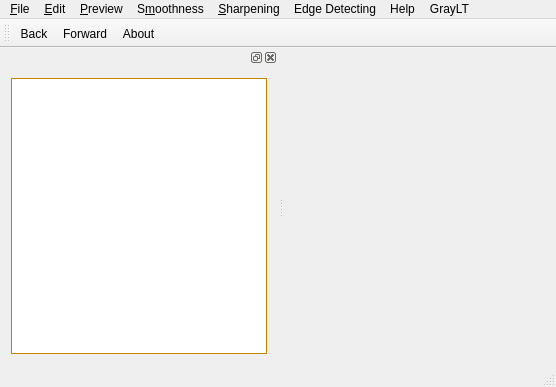
<?xml version="1.0" encoding="UTF-8"?>
<ui version="4.0">
 <class>MainWindow</class>
 <widget class="QMainWindow" name="MainWindow">
  <property name="geometry">
   <rect>
    <x>0</x>
    <y>0</y>
    <width>556</width>
    <height>387</height>
   </rect>
  </property>
  <property name="windowTitle">
   <string>MainWindow</string>
  </property>
  <widget class="QWidget" name="centralWidget">
   <layout class="QVBoxLayout" name="verticalLayout_2"/>
  </widget>
  <widget class="QMenuBar" name="menuBar">
   <property name="geometry">
    <rect>
     <x>0</x>
     <y>0</y>
     <width>556</width>
     <height>23</height>
    </rect>
   </property>
   <widget class="QMenu" name="menu_File">
    <property name="title">
     <string>&amp;File</string>
    </property>
    <addaction name="actionSave"/>
   </widget>
   <widget class="QMenu" name="menu_Edit">
    <property name="title">
     <string>&amp;Edit</string>
    </property>
    <addaction name="actionRename"/>
    <addaction name="actionMark"/>
   </widget>
   <widget class="QMenu" name="menu_Preview">
    <property name="title">
     <string>&amp;Preview</string>
    </property>
    <addaction name="actionBack"/>
    <addaction name="actionForward"/>
   </widget>
   <widget class="QMenu" name="menu_Sharpening">
    <property name="title">
     <string>&amp;Sharpening</string>
    </property>
    <widget class="QMenu" name="menuLaplacian">
     <property name="title">
      <string>Laplacian</string>
     </property>
     <addaction name="actionL4"/>
     <addaction name="actionL8"/>
    </widget>
    <addaction name="menuLaplacian"/>
    <addaction name="actionPrewitt"/>
    <addaction name="actionIsotropic"/>
    <addaction name="actionSobel"/>
    <addaction name="separator"/>
    <addaction name="actionIdeal_High_Pass_Filter"/>
    <addaction name="actionButter_Worth_HP_Filter"/>
   </widget>
   <widget class="QMenu" name="menu_Smoothness">
    <property name="title">
     <string>S&amp;moothness</string>
    </property>
    <widget class="QMenu" name="menuNeighbhAveraging">
     <property name="title">
      <string>Neighbh Averaging</string>
     </property>
     <addaction name="actionGauss_2"/>
     <addaction name="actionBox_2"/>
     <addaction name="actionEight_2"/>
     <addaction name="actionTen_2"/>
    </widget>
    <widget class="QMenu" name="menuMedian_Filter">
     <property name="title">
      <string>Median Filter</string>
     </property>
     <addaction name="actionMF9"/>
     <addaction name="actionMF5"/>
    </widget>
    <addaction name="menuNeighbhAveraging"/>
    <addaction name="menuMedian_Filter"/>
    <addaction name="separator"/>
    <addaction name="actionIdeal_Low_Pass_Filter"/>
    <addaction name="actionButter_Worth_LP_Filter"/>
   </widget>
   <widget class="QMenu" name="menuHelp">
    <property name="title">
     <string>Help</string>
    </property>
    <addaction name="actionAbout"/>
   </widget>
   <widget class="QMenu" name="menuEdge_Detecting">
    <property name="title">
     <string>Edge Detecting</string>
    </property>
    <addaction name="actionGradiant"/>
    <addaction name="actionRoberts"/>
    <addaction name="actionSobel_In_ED"/>
    <addaction name="actionLaplace8"/>
   </widget>
   <widget class="QMenu" name="menuGrayLT">
    <property name="title">
     <string>GrayLT</string>
    </property>
    <addaction name="actionLinearity"/>
   </widget>
   <addaction name="menu_File"/>
   <addaction name="menu_Edit"/>
   <addaction name="menu_Preview"/>
   <addaction name="menu_Smoothness"/>
   <addaction name="menu_Sharpening"/>
   <addaction name="menuEdge_Detecting"/>
   <addaction name="menuHelp"/>
   <addaction name="menuGrayLT"/>
  </widget>
  <widget class="QToolBar" name="mainToolBar">
   <property name="focusPolicy">
    <enum>Qt::NoFocus</enum>
   </property>
   <attribute name="toolBarArea">
    <enum>TopToolBarArea</enum>
   </attribute>
   <attribute name="toolBarBreak">
    <bool>false</bool>
   </attribute>
   <addaction name="actionBack"/>
   <addaction name="actionForward"/>
   <addaction name="actionAbout"/>
  </widget>
  <widget class="QStatusBar" name="statusBar"/>
  <widget class="QDockWidget" name="dockWidget">
   <property name="sizePolicy">
    <sizepolicy hsizetype="Preferred" vsizetype="Fixed">
     <horstretch>0</horstretch>
     <verstretch>0</verstretch>
    </sizepolicy>
   </property>
   <property name="palette">
    <palette>
     <active>
      <colorrole role="WindowText">
       <brush brushstyle="SolidPattern">
        <color alpha="255">
         <red>0</red>
         <green>0</green>
         <blue>0</blue>
        </color>
       </brush>
      </colorrole>
      <colorrole role="Button">
       <brush brushstyle="SolidPattern">
        <color alpha="255">
         <red>48</red>
         <green>240</green>
         <blue>54</blue>
        </color>
       </brush>
      </colorrole>
      <colorrole role="Light">
       <brush brushstyle="SolidPattern">
        <color alpha="255">
         <red>156</red>
         <green>255</green>
         <blue>159</blue>
        </color>
       </brush>
      </colorrole>
      <colorrole role="Midlight">
       <brush brushstyle="SolidPattern">
        <color alpha="255">
         <red>102</red>
         <green>247</green>
         <blue>106</blue>
        </color>
       </brush>
      </colorrole>
      <colorrole role="Dark">
       <brush brushstyle="SolidPattern">
        <color alpha="255">
         <red>24</red>
         <green>120</green>
         <blue>27</blue>
        </color>
       </brush>
      </colorrole>
      <colorrole role="Mid">
       <brush brushstyle="SolidPattern">
        <color alpha="255">
         <red>32</red>
         <green>160</green>
         <blue>36</blue>
        </color>
       </brush>
      </colorrole>
      <colorrole role="Text">
       <brush brushstyle="SolidPattern">
        <color alpha="255">
         <red>0</red>
         <green>0</green>
         <blue>0</blue>
        </color>
       </brush>
      </colorrole>
      <colorrole role="BrightText">
       <brush brushstyle="SolidPattern">
        <color alpha="255">
         <red>255</red>
         <green>255</green>
         <blue>255</blue>
        </color>
       </brush>
      </colorrole>
      <colorrole role="ButtonText">
       <brush brushstyle="SolidPattern">
        <color alpha="255">
         <red>0</red>
         <green>0</green>
         <blue>0</blue>
        </color>
       </brush>
      </colorrole>
      <colorrole role="Base">
       <brush brushstyle="SolidPattern">
        <color alpha="255">
         <red>255</red>
         <green>255</green>
         <blue>255</blue>
        </color>
       </brush>
      </colorrole>
      <colorrole role="Window">
       <brush brushstyle="SolidPattern">
        <color alpha="255">
         <red>48</red>
         <green>240</green>
         <blue>54</blue>
        </color>
       </brush>
      </colorrole>
      <colorrole role="Shadow">
       <brush brushstyle="SolidPattern">
        <color alpha="255">
         <red>0</red>
         <green>0</green>
         <blue>0</blue>
        </color>
       </brush>
      </colorrole>
      <colorrole role="AlternateBase">
       <brush brushstyle="LinearGradientPattern">
        <gradient startx="0.000000000000000" starty="0.000000000000000" endx="1.000000000000000" endy="0.000000000000000" type="LinearGradient" spread="PadSpread" coordinatemode="ObjectBoundingMode">
         <gradientstop position="0.000000000000000">
          <color alpha="255">
           <red>9</red>
           <green>41</green>
           <blue>4</blue>
          </color>
         </gradientstop>
         <gradientstop position="0.085000000000000">
          <color alpha="255">
           <red>2</red>
           <green>79</green>
           <blue>0</blue>
          </color>
         </gradientstop>
         <gradientstop position="0.190000000000000">
          <color alpha="255">
           <red>50</red>
           <green>147</green>
           <blue>22</blue>
          </color>
         </gradientstop>
         <gradientstop position="0.275000000000000">
          <color alpha="255">
           <red>236</red>
           <green>191</green>
           <blue>49</blue>
          </color>
         </gradientstop>
         <gradientstop position="0.390000000000000">
          <color alpha="255">
           <red>243</red>
           <green>61</green>
           <blue>34</blue>
          </color>
         </gradientstop>
         <gradientstop position="0.555000000000000">
          <color alpha="255">
           <red>135</red>
           <green>81</green>
           <blue>60</blue>
          </color>
         </gradientstop>
         <gradientstop position="0.667000000000000">
          <color alpha="255">
           <red>121</red>
           <green>75</green>
           <blue>255</blue>
          </color>
         </gradientstop>
         <gradientstop position="0.825000000000000">
          <color alpha="255">
           <red>164</red>
           <green>255</green>
           <blue>244</blue>
          </color>
         </gradientstop>
         <gradientstop position="0.885000000000000">
          <color alpha="255">
           <red>104</red>
           <green>222</green>
           <blue>71</blue>
          </color>
         </gradientstop>
         <gradientstop position="1.000000000000000">
          <color alpha="255">
           <red>93</red>
           <green>128</green>
           <blue>0</blue>
          </color>
         </gradientstop>
        </gradient>
       </brush>
      </colorrole>
      <colorrole role="ToolTipBase">
       <brush brushstyle="SolidPattern">
        <color alpha="255">
         <red>255</red>
         <green>255</green>
         <blue>220</blue>
        </color>
       </brush>
      </colorrole>
      <colorrole role="ToolTipText">
       <brush brushstyle="SolidPattern">
        <color alpha="255">
         <red>0</red>
         <green>0</green>
         <blue>0</blue>
        </color>
       </brush>
      </colorrole>
     </active>
     <inactive>
      <colorrole role="WindowText">
       <brush brushstyle="SolidPattern">
        <color alpha="255">
         <red>0</red>
         <green>0</green>
         <blue>0</blue>
        </color>
       </brush>
      </colorrole>
      <colorrole role="Button">
       <brush brushstyle="SolidPattern">
        <color alpha="255">
         <red>48</red>
         <green>240</green>
         <blue>54</blue>
        </color>
       </brush>
      </colorrole>
      <colorrole role="Light">
       <brush brushstyle="SolidPattern">
        <color alpha="255">
         <red>156</red>
         <green>255</green>
         <blue>159</blue>
        </color>
       </brush>
      </colorrole>
      <colorrole role="Midlight">
       <brush brushstyle="SolidPattern">
        <color alpha="255">
         <red>102</red>
         <green>247</green>
         <blue>106</blue>
        </color>
       </brush>
      </colorrole>
      <colorrole role="Dark">
       <brush brushstyle="SolidPattern">
        <color alpha="255">
         <red>24</red>
         <green>120</green>
         <blue>27</blue>
        </color>
       </brush>
      </colorrole>
      <colorrole role="Mid">
       <brush brushstyle="SolidPattern">
        <color alpha="255">
         <red>32</red>
         <green>160</green>
         <blue>36</blue>
        </color>
       </brush>
      </colorrole>
      <colorrole role="Text">
       <brush brushstyle="SolidPattern">
        <color alpha="255">
         <red>0</red>
         <green>0</green>
         <blue>0</blue>
        </color>
       </brush>
      </colorrole>
      <colorrole role="BrightText">
       <brush brushstyle="SolidPattern">
        <color alpha="255">
         <red>255</red>
         <green>255</green>
         <blue>255</blue>
        </color>
       </brush>
      </colorrole>
      <colorrole role="ButtonText">
       <brush brushstyle="SolidPattern">
        <color alpha="255">
         <red>0</red>
         <green>0</green>
         <blue>0</blue>
        </color>
       </brush>
      </colorrole>
      <colorrole role="Base">
       <brush brushstyle="SolidPattern">
        <color alpha="255">
         <red>255</red>
         <green>255</green>
         <blue>255</blue>
        </color>
       </brush>
      </colorrole>
      <colorrole role="Window">
       <brush brushstyle="SolidPattern">
        <color alpha="255">
         <red>48</red>
         <green>240</green>
         <blue>54</blue>
        </color>
       </brush>
      </colorrole>
      <colorrole role="Shadow">
       <brush brushstyle="SolidPattern">
        <color alpha="255">
         <red>0</red>
         <green>0</green>
         <blue>0</blue>
        </color>
       </brush>
      </colorrole>
      <colorrole role="AlternateBase">
       <brush brushstyle="LinearGradientPattern">
        <gradient startx="0.000000000000000" starty="0.000000000000000" endx="1.000000000000000" endy="0.000000000000000" type="LinearGradient" spread="PadSpread" coordinatemode="ObjectBoundingMode">
         <gradientstop position="0.000000000000000">
          <color alpha="255">
           <red>9</red>
           <green>41</green>
           <blue>4</blue>
          </color>
         </gradientstop>
         <gradientstop position="0.085000000000000">
          <color alpha="255">
           <red>2</red>
           <green>79</green>
           <blue>0</blue>
          </color>
         </gradientstop>
         <gradientstop position="0.190000000000000">
          <color alpha="255">
           <red>50</red>
           <green>147</green>
           <blue>22</blue>
          </color>
         </gradientstop>
         <gradientstop position="0.275000000000000">
          <color alpha="255">
           <red>236</red>
           <green>191</green>
           <blue>49</blue>
          </color>
         </gradientstop>
         <gradientstop position="0.390000000000000">
          <color alpha="255">
           <red>243</red>
           <green>61</green>
           <blue>34</blue>
          </color>
         </gradientstop>
         <gradientstop position="0.555000000000000">
          <color alpha="255">
           <red>135</red>
           <green>81</green>
           <blue>60</blue>
          </color>
         </gradientstop>
         <gradientstop position="0.667000000000000">
          <color alpha="255">
           <red>121</red>
           <green>75</green>
           <blue>255</blue>
          </color>
         </gradientstop>
         <gradientstop position="0.825000000000000">
          <color alpha="255">
           <red>164</red>
           <green>255</green>
           <blue>244</blue>
          </color>
         </gradientstop>
         <gradientstop position="0.885000000000000">
          <color alpha="255">
           <red>104</red>
           <green>222</green>
           <blue>71</blue>
          </color>
         </gradientstop>
         <gradientstop position="1.000000000000000">
          <color alpha="255">
           <red>93</red>
           <green>128</green>
           <blue>0</blue>
          </color>
         </gradientstop>
        </gradient>
       </brush>
      </colorrole>
      <colorrole role="ToolTipBase">
       <brush brushstyle="SolidPattern">
        <color alpha="255">
         <red>255</red>
         <green>255</green>
         <blue>220</blue>
        </color>
       </brush>
      </colorrole>
      <colorrole role="ToolTipText">
       <brush brushstyle="SolidPattern">
        <color alpha="255">
         <red>0</red>
         <green>0</green>
         <blue>0</blue>
        </color>
       </brush>
      </colorrole>
     </inactive>
     <disabled>
      <colorrole role="WindowText">
       <brush brushstyle="SolidPattern">
        <color alpha="255">
         <red>24</red>
         <green>120</green>
         <blue>27</blue>
        </color>
       </brush>
      </colorrole>
      <colorrole role="Button">
       <brush brushstyle="SolidPattern">
        <color alpha="255">
         <red>48</red>
         <green>240</green>
         <blue>54</blue>
        </color>
       </brush>
      </colorrole>
      <colorrole role="Light">
       <brush brushstyle="SolidPattern">
        <color alpha="255">
         <red>156</red>
         <green>255</green>
         <blue>159</blue>
        </color>
       </brush>
      </colorrole>
      <colorrole role="Midlight">
       <brush brushstyle="SolidPattern">
        <color alpha="255">
         <red>102</red>
         <green>247</green>
         <blue>106</blue>
        </color>
       </brush>
      </colorrole>
      <colorrole role="Dark">
       <brush brushstyle="SolidPattern">
        <color alpha="255">
         <red>24</red>
         <green>120</green>
         <blue>27</blue>
        </color>
       </brush>
      </colorrole>
      <colorrole role="Mid">
       <brush brushstyle="SolidPattern">
        <color alpha="255">
         <red>32</red>
         <green>160</green>
         <blue>36</blue>
        </color>
       </brush>
      </colorrole>
      <colorrole role="Text">
       <brush brushstyle="SolidPattern">
        <color alpha="255">
         <red>24</red>
         <green>120</green>
         <blue>27</blue>
        </color>
       </brush>
      </colorrole>
      <colorrole role="BrightText">
       <brush brushstyle="SolidPattern">
        <color alpha="255">
         <red>255</red>
         <green>255</green>
         <blue>255</blue>
        </color>
       </brush>
      </colorrole>
      <colorrole role="ButtonText">
       <brush brushstyle="SolidPattern">
        <color alpha="255">
         <red>24</red>
         <green>120</green>
         <blue>27</blue>
        </color>
       </brush>
      </colorrole>
      <colorrole role="Base">
       <brush brushstyle="SolidPattern">
        <color alpha="255">
         <red>48</red>
         <green>240</green>
         <blue>54</blue>
        </color>
       </brush>
      </colorrole>
      <colorrole role="Window">
       <brush brushstyle="SolidPattern">
        <color alpha="255">
         <red>48</red>
         <green>240</green>
         <blue>54</blue>
        </color>
       </brush>
      </colorrole>
      <colorrole role="Shadow">
       <brush brushstyle="SolidPattern">
        <color alpha="255">
         <red>0</red>
         <green>0</green>
         <blue>0</blue>
        </color>
       </brush>
      </colorrole>
      <colorrole role="AlternateBase">
       <brush brushstyle="LinearGradientPattern">
        <gradient startx="0.000000000000000" starty="0.000000000000000" endx="1.000000000000000" endy="0.000000000000000" type="LinearGradient" spread="PadSpread" coordinatemode="ObjectBoundingMode">
         <gradientstop position="0.000000000000000">
          <color alpha="255">
           <red>9</red>
           <green>41</green>
           <blue>4</blue>
          </color>
         </gradientstop>
         <gradientstop position="0.085000000000000">
          <color alpha="255">
           <red>2</red>
           <green>79</green>
           <blue>0</blue>
          </color>
         </gradientstop>
         <gradientstop position="0.190000000000000">
          <color alpha="255">
           <red>50</red>
           <green>147</green>
           <blue>22</blue>
          </color>
         </gradientstop>
         <gradientstop position="0.275000000000000">
          <color alpha="255">
           <red>236</red>
           <green>191</green>
           <blue>49</blue>
          </color>
         </gradientstop>
         <gradientstop position="0.390000000000000">
          <color alpha="255">
           <red>243</red>
           <green>61</green>
           <blue>34</blue>
          </color>
         </gradientstop>
         <gradientstop position="0.555000000000000">
          <color alpha="255">
           <red>135</red>
           <green>81</green>
           <blue>60</blue>
          </color>
         </gradientstop>
         <gradientstop position="0.667000000000000">
          <color alpha="255">
           <red>121</red>
           <green>75</green>
           <blue>255</blue>
          </color>
         </gradientstop>
         <gradientstop position="0.825000000000000">
          <color alpha="255">
           <red>164</red>
           <green>255</green>
           <blue>244</blue>
          </color>
         </gradientstop>
         <gradientstop position="0.885000000000000">
          <color alpha="255">
           <red>104</red>
           <green>222</green>
           <blue>71</blue>
          </color>
         </gradientstop>
         <gradientstop position="1.000000000000000">
          <color alpha="255">
           <red>93</red>
           <green>128</green>
           <blue>0</blue>
          </color>
         </gradientstop>
        </gradient>
       </brush>
      </colorrole>
      <colorrole role="ToolTipBase">
       <brush brushstyle="SolidPattern">
        <color alpha="255">
         <red>255</red>
         <green>255</green>
         <blue>220</blue>
        </color>
       </brush>
      </colorrole>
      <colorrole role="ToolTipText">
       <brush brushstyle="SolidPattern">
        <color alpha="255">
         <red>0</red>
         <green>0</green>
         <blue>0</blue>
        </color>
       </brush>
      </colorrole>
     </disabled>
    </palette>
   </property>
   <property name="contextMenuPolicy">
    <enum>Qt::DefaultContextMenu</enum>
   </property>
   <property name="acceptDrops">
    <bool>true</bool>
   </property>
   <property name="styleSheet">
    <string notr="true">alternate-background-color: qlineargradient(spread:pad, x1:0, y1:0, x2:1, y2:0, stop:0 rgba(9, 41, 4, 255), stop:0.085 rgba(2, 79, 0, 255), stop:0.19 rgba(50, 147, 22, 255), stop:0.275 rgba(236, 191, 49, 255), stop:0.39 rgba(243, 61, 34, 255), stop:0.555 rgba(135, 81, 60, 255), stop:0.667 rgba(121, 75, 255, 255), stop:0.825 rgba(164, 255, 244, 255), stop:0.885 rgba(104, 222, 71, 255), stop:1 rgba(93, 128, 0, 255));</string>
   </property>
   <attribute name="dockWidgetArea">
    <number>1</number>
   </attribute>
   <widget class="QWidget" name="dockWidgetContents">
    <layout class="QVBoxLayout" name="verticalLayout">
     <item>
      <widget class="QTreeView" name="treeView">
       <property name="sizePolicy">
        <sizepolicy hsizetype="Fixed" vsizetype="Expanding">
         <horstretch>0</horstretch>
         <verstretch>0</verstretch>
        </sizepolicy>
       </property>
       <property name="palette">
        <palette>
         <active>
          <colorrole role="WindowText">
           <brush brushstyle="SolidPattern">
            <color alpha="255">
             <red>0</red>
             <green>0</green>
             <blue>0</blue>
            </color>
           </brush>
          </colorrole>
          <colorrole role="Button">
           <brush brushstyle="SolidPattern">
            <color alpha="255">
             <red>255</red>
             <green>170</green>
             <blue>0</blue>
            </color>
           </brush>
          </colorrole>
          <colorrole role="Light">
           <brush brushstyle="SolidPattern">
            <color alpha="255">
             <red>255</red>
             <green>213</green>
             <blue>127</blue>
            </color>
           </brush>
          </colorrole>
          <colorrole role="Midlight">
           <brush brushstyle="SolidPattern">
            <color alpha="255">
             <red>255</red>
             <green>191</green>
             <blue>63</blue>
            </color>
           </brush>
          </colorrole>
          <colorrole role="Dark">
           <brush brushstyle="SolidPattern">
            <color alpha="255">
             <red>127</red>
             <green>85</green>
             <blue>0</blue>
            </color>
           </brush>
          </colorrole>
          <colorrole role="Mid">
           <brush brushstyle="SolidPattern">
            <color alpha="255">
             <red>170</red>
             <green>113</green>
             <blue>0</blue>
            </color>
           </brush>
          </colorrole>
          <colorrole role="Text">
           <brush brushstyle="SolidPattern">
            <color alpha="255">
             <red>0</red>
             <green>0</green>
             <blue>0</blue>
            </color>
           </brush>
          </colorrole>
          <colorrole role="BrightText">
           <brush brushstyle="SolidPattern">
            <color alpha="255">
             <red>255</red>
             <green>255</green>
             <blue>255</blue>
            </color>
           </brush>
          </colorrole>
          <colorrole role="ButtonText">
           <brush brushstyle="SolidPattern">
            <color alpha="255">
             <red>0</red>
             <green>0</green>
             <blue>0</blue>
            </color>
           </brush>
          </colorrole>
          <colorrole role="Base">
           <brush brushstyle="SolidPattern">
            <color alpha="255">
             <red>255</red>
             <green>255</green>
             <blue>255</blue>
            </color>
           </brush>
          </colorrole>
          <colorrole role="Window">
           <brush brushstyle="SolidPattern">
            <color alpha="255">
             <red>255</red>
             <green>170</green>
             <blue>0</blue>
            </color>
           </brush>
          </colorrole>
          <colorrole role="Shadow">
           <brush brushstyle="SolidPattern">
            <color alpha="255">
             <red>0</red>
             <green>0</green>
             <blue>0</blue>
            </color>
           </brush>
          </colorrole>
          <colorrole role="AlternateBase">
           <brush brushstyle="LinearGradientPattern">
            <gradient startx="0.000000000000000" starty="0.000000000000000" endx="1.000000000000000" endy="0.000000000000000" type="LinearGradient" spread="PadSpread" coordinatemode="ObjectBoundingMode">
             <gradientstop position="0.000000000000000">
              <color alpha="255">
               <red>9</red>
               <green>41</green>
               <blue>4</blue>
              </color>
             </gradientstop>
             <gradientstop position="0.085000000000000">
              <color alpha="255">
               <red>2</red>
               <green>79</green>
               <blue>0</blue>
              </color>
             </gradientstop>
             <gradientstop position="0.190000000000000">
              <color alpha="255">
               <red>50</red>
               <green>147</green>
               <blue>22</blue>
              </color>
             </gradientstop>
             <gradientstop position="0.275000000000000">
              <color alpha="255">
               <red>236</red>
               <green>191</green>
               <blue>49</blue>
              </color>
             </gradientstop>
             <gradientstop position="0.390000000000000">
              <color alpha="255">
               <red>243</red>
               <green>61</green>
               <blue>34</blue>
              </color>
             </gradientstop>
             <gradientstop position="0.555000000000000">
              <color alpha="255">
               <red>135</red>
               <green>81</green>
               <blue>60</blue>
              </color>
             </gradientstop>
             <gradientstop position="0.667000000000000">
              <color alpha="255">
               <red>121</red>
               <green>75</green>
               <blue>255</blue>
              </color>
             </gradientstop>
             <gradientstop position="0.825000000000000">
              <color alpha="255">
               <red>164</red>
               <green>255</green>
               <blue>244</blue>
              </color>
             </gradientstop>
             <gradientstop position="0.885000000000000">
              <color alpha="255">
               <red>104</red>
               <green>222</green>
               <blue>71</blue>
              </color>
             </gradientstop>
             <gradientstop position="1.000000000000000">
              <color alpha="255">
               <red>93</red>
               <green>128</green>
               <blue>0</blue>
              </color>
             </gradientstop>
            </gradient>
           </brush>
          </colorrole>
          <colorrole role="ToolTipBase">
           <brush brushstyle="SolidPattern">
            <color alpha="255">
             <red>255</red>
             <green>255</green>
             <blue>220</blue>
            </color>
           </brush>
          </colorrole>
          <colorrole role="ToolTipText">
           <brush brushstyle="SolidPattern">
            <color alpha="255">
             <red>0</red>
             <green>0</green>
             <blue>0</blue>
            </color>
           </brush>
          </colorrole>
         </active>
         <inactive>
          <colorrole role="WindowText">
           <brush brushstyle="SolidPattern">
            <color alpha="255">
             <red>0</red>
             <green>0</green>
             <blue>0</blue>
            </color>
           </brush>
          </colorrole>
          <colorrole role="Button">
           <brush brushstyle="SolidPattern">
            <color alpha="255">
             <red>255</red>
             <green>170</green>
             <blue>0</blue>
            </color>
           </brush>
          </colorrole>
          <colorrole role="Light">
           <brush brushstyle="SolidPattern">
            <color alpha="255">
             <red>255</red>
             <green>213</green>
             <blue>127</blue>
            </color>
           </brush>
          </colorrole>
          <colorrole role="Midlight">
           <brush brushstyle="SolidPattern">
            <color alpha="255">
             <red>255</red>
             <green>191</green>
             <blue>63</blue>
            </color>
           </brush>
          </colorrole>
          <colorrole role="Dark">
           <brush brushstyle="SolidPattern">
            <color alpha="255">
             <red>127</red>
             <green>85</green>
             <blue>0</blue>
            </color>
           </brush>
          </colorrole>
          <colorrole role="Mid">
           <brush brushstyle="SolidPattern">
            <color alpha="255">
             <red>170</red>
             <green>113</green>
             <blue>0</blue>
            </color>
           </brush>
          </colorrole>
          <colorrole role="Text">
           <brush brushstyle="SolidPattern">
            <color alpha="255">
             <red>0</red>
             <green>0</green>
             <blue>0</blue>
            </color>
           </brush>
          </colorrole>
          <colorrole role="BrightText">
           <brush brushstyle="SolidPattern">
            <color alpha="255">
             <red>255</red>
             <green>255</green>
             <blue>255</blue>
            </color>
           </brush>
          </colorrole>
          <colorrole role="ButtonText">
           <brush brushstyle="SolidPattern">
            <color alpha="255">
             <red>0</red>
             <green>0</green>
             <blue>0</blue>
            </color>
           </brush>
          </colorrole>
          <colorrole role="Base">
           <brush brushstyle="SolidPattern">
            <color alpha="255">
             <red>255</red>
             <green>255</green>
             <blue>255</blue>
            </color>
           </brush>
          </colorrole>
          <colorrole role="Window">
           <brush brushstyle="SolidPattern">
            <color alpha="255">
             <red>255</red>
             <green>170</green>
             <blue>0</blue>
            </color>
           </brush>
          </colorrole>
          <colorrole role="Shadow">
           <brush brushstyle="SolidPattern">
            <color alpha="255">
             <red>0</red>
             <green>0</green>
             <blue>0</blue>
            </color>
           </brush>
          </colorrole>
          <colorrole role="AlternateBase">
           <brush brushstyle="LinearGradientPattern">
            <gradient startx="0.000000000000000" starty="0.000000000000000" endx="1.000000000000000" endy="0.000000000000000" type="LinearGradient" spread="PadSpread" coordinatemode="ObjectBoundingMode">
             <gradientstop position="0.000000000000000">
              <color alpha="255">
               <red>9</red>
               <green>41</green>
               <blue>4</blue>
              </color>
             </gradientstop>
             <gradientstop position="0.085000000000000">
              <color alpha="255">
               <red>2</red>
               <green>79</green>
               <blue>0</blue>
              </color>
             </gradientstop>
             <gradientstop position="0.190000000000000">
              <color alpha="255">
               <red>50</red>
               <green>147</green>
               <blue>22</blue>
              </color>
             </gradientstop>
             <gradientstop position="0.275000000000000">
              <color alpha="255">
               <red>236</red>
               <green>191</green>
               <blue>49</blue>
              </color>
             </gradientstop>
             <gradientstop position="0.390000000000000">
              <color alpha="255">
               <red>243</red>
               <green>61</green>
               <blue>34</blue>
              </color>
             </gradientstop>
             <gradientstop position="0.555000000000000">
              <color alpha="255">
               <red>135</red>
               <green>81</green>
               <blue>60</blue>
              </color>
             </gradientstop>
             <gradientstop position="0.667000000000000">
              <color alpha="255">
               <red>121</red>
               <green>75</green>
               <blue>255</blue>
              </color>
             </gradientstop>
             <gradientstop position="0.825000000000000">
              <color alpha="255">
               <red>164</red>
               <green>255</green>
               <blue>244</blue>
              </color>
             </gradientstop>
             <gradientstop position="0.885000000000000">
              <color alpha="255">
               <red>104</red>
               <green>222</green>
               <blue>71</blue>
              </color>
             </gradientstop>
             <gradientstop position="1.000000000000000">
              <color alpha="255">
               <red>93</red>
               <green>128</green>
               <blue>0</blue>
              </color>
             </gradientstop>
            </gradient>
           </brush>
          </colorrole>
          <colorrole role="ToolTipBase">
           <brush brushstyle="SolidPattern">
            <color alpha="255">
             <red>255</red>
             <green>255</green>
             <blue>220</blue>
            </color>
           </brush>
          </colorrole>
          <colorrole role="ToolTipText">
           <brush brushstyle="SolidPattern">
            <color alpha="255">
             <red>0</red>
             <green>0</green>
             <blue>0</blue>
            </color>
           </brush>
          </colorrole>
         </inactive>
         <disabled>
          <colorrole role="WindowText">
           <brush brushstyle="SolidPattern">
            <color alpha="255">
             <red>127</red>
             <green>85</green>
             <blue>0</blue>
            </color>
           </brush>
          </colorrole>
          <colorrole role="Button">
           <brush brushstyle="SolidPattern">
            <color alpha="255">
             <red>255</red>
             <green>170</green>
             <blue>0</blue>
            </color>
           </brush>
          </colorrole>
          <colorrole role="Light">
           <brush brushstyle="SolidPattern">
            <color alpha="255">
             <red>255</red>
             <green>213</green>
             <blue>127</blue>
            </color>
           </brush>
          </colorrole>
          <colorrole role="Midlight">
           <brush brushstyle="SolidPattern">
            <color alpha="255">
             <red>255</red>
             <green>191</green>
             <blue>63</blue>
            </color>
           </brush>
          </colorrole>
          <colorrole role="Dark">
           <brush brushstyle="SolidPattern">
            <color alpha="255">
             <red>127</red>
             <green>85</green>
             <blue>0</blue>
            </color>
           </brush>
          </colorrole>
          <colorrole role="Mid">
           <brush brushstyle="SolidPattern">
            <color alpha="255">
             <red>170</red>
             <green>113</green>
             <blue>0</blue>
            </color>
           </brush>
          </colorrole>
          <colorrole role="Text">
           <brush brushstyle="SolidPattern">
            <color alpha="255">
             <red>127</red>
             <green>85</green>
             <blue>0</blue>
            </color>
           </brush>
          </colorrole>
          <colorrole role="BrightText">
           <brush brushstyle="SolidPattern">
            <color alpha="255">
             <red>255</red>
             <green>255</green>
             <blue>255</blue>
            </color>
           </brush>
          </colorrole>
          <colorrole role="ButtonText">
           <brush brushstyle="SolidPattern">
            <color alpha="255">
             <red>127</red>
             <green>85</green>
             <blue>0</blue>
            </color>
           </brush>
          </colorrole>
          <colorrole role="Base">
           <brush brushstyle="SolidPattern">
            <color alpha="255">
             <red>255</red>
             <green>170</green>
             <blue>0</blue>
            </color>
           </brush>
          </colorrole>
          <colorrole role="Window">
           <brush brushstyle="SolidPattern">
            <color alpha="255">
             <red>255</red>
             <green>170</green>
             <blue>0</blue>
            </color>
           </brush>
          </colorrole>
          <colorrole role="Shadow">
           <brush brushstyle="SolidPattern">
            <color alpha="255">
             <red>0</red>
             <green>0</green>
             <blue>0</blue>
            </color>
           </brush>
          </colorrole>
          <colorrole role="AlternateBase">
           <brush brushstyle="LinearGradientPattern">
            <gradient startx="0.000000000000000" starty="0.000000000000000" endx="1.000000000000000" endy="0.000000000000000" type="LinearGradient" spread="PadSpread" coordinatemode="ObjectBoundingMode">
             <gradientstop position="0.000000000000000">
              <color alpha="255">
               <red>9</red>
               <green>41</green>
               <blue>4</blue>
              </color>
             </gradientstop>
             <gradientstop position="0.085000000000000">
              <color alpha="255">
               <red>2</red>
               <green>79</green>
               <blue>0</blue>
              </color>
             </gradientstop>
             <gradientstop position="0.190000000000000">
              <color alpha="255">
               <red>50</red>
               <green>147</green>
               <blue>22</blue>
              </color>
             </gradientstop>
             <gradientstop position="0.275000000000000">
              <color alpha="255">
               <red>236</red>
               <green>191</green>
               <blue>49</blue>
              </color>
             </gradientstop>
             <gradientstop position="0.390000000000000">
              <color alpha="255">
               <red>243</red>
               <green>61</green>
               <blue>34</blue>
              </color>
             </gradientstop>
             <gradientstop position="0.555000000000000">
              <color alpha="255">
               <red>135</red>
               <green>81</green>
               <blue>60</blue>
              </color>
             </gradientstop>
             <gradientstop position="0.667000000000000">
              <color alpha="255">
               <red>121</red>
               <green>75</green>
               <blue>255</blue>
              </color>
             </gradientstop>
             <gradientstop position="0.825000000000000">
              <color alpha="255">
               <red>164</red>
               <green>255</green>
               <blue>244</blue>
              </color>
             </gradientstop>
             <gradientstop position="0.885000000000000">
              <color alpha="255">
               <red>104</red>
               <green>222</green>
               <blue>71</blue>
              </color>
             </gradientstop>
             <gradientstop position="1.000000000000000">
              <color alpha="255">
               <red>93</red>
               <green>128</green>
               <blue>0</blue>
              </color>
             </gradientstop>
            </gradient>
           </brush>
          </colorrole>
          <colorrole role="ToolTipBase">
           <brush brushstyle="SolidPattern">
            <color alpha="255">
             <red>255</red>
             <green>255</green>
             <blue>220</blue>
            </color>
           </brush>
          </colorrole>
          <colorrole role="ToolTipText">
           <brush brushstyle="SolidPattern">
            <color alpha="255">
             <red>0</red>
             <green>0</green>
             <blue>0</blue>
            </color>
           </brush>
          </colorrole>
         </disabled>
        </palette>
       </property>
      </widget>
     </item>
    </layout>
   </widget>
  </widget>
  <action name="actionBack">
   <property name="checkable">
    <bool>false</bool>
   </property>
   <property name="icon">
    <iconset resource="image.qrc">
     <normaloff>:/MIPS/images/previous.png</normaloff>:/MIPS/images/previous.png</iconset>
   </property>
   <property name="text">
    <string>Back</string>
   </property>
   <property name="shortcut">
    <string>Up</string>
   </property>
  </action>
  <action name="actionForward">
   <property name="icon">
    <iconset resource="image.qrc">
     <normaloff>:/MIPS/images/next.png</normaloff>:/MIPS/images/next.png</iconset>
   </property>
   <property name="text">
    <string>Forward</string>
   </property>
   <property name="shortcut">
    <string>Down</string>
   </property>
  </action>
  <action name="actionAbout">
   <property name="icon">
    <iconset resource="image.qrc">
     <normaloff>:/MIPS/images/about.png</normaloff>:/MIPS/images/about.png</iconset>
   </property>
   <property name="text">
    <string>About</string>
   </property>
   <property name="shortcut">
    <string>Ctrl+A</string>
   </property>
  </action>
  <action name="actionRename">
   <property name="icon">
    <iconset resource="image.qrc">
     <normaloff>:/MIPS/images/rename.jpg</normaloff>:/MIPS/images/rename.jpg</iconset>
   </property>
   <property name="text">
    <string>Rename</string>
   </property>
  </action>
  <action name="actionMark">
   <property name="icon">
    <iconset resource="image.qrc">
     <normaloff>:/MIPS/images/mark.png</normaloff>:/MIPS/images/mark.png</iconset>
   </property>
   <property name="text">
    <string>Mark</string>
   </property>
  </action>
  <action name="actionSave">
   <property name="icon">
    <iconset resource="image.qrc">
     <normaloff>:/MIPS/images/save.png</normaloff>:/MIPS/images/save.png</iconset>
   </property>
   <property name="text">
    <string>Save</string>
   </property>
  </action>
  <action name="actionBox">
   <property name="text">
    <string>Box</string>
   </property>
  </action>
  <action name="actionEight">
   <property name="text">
    <string>Eight</string>
   </property>
  </action>
  <action name="actionTen">
   <property name="text">
    <string>Ten</string>
   </property>
  </action>
  <action name="actionGauss_2">
   <property name="text">
    <string>Gauss</string>
   </property>
  </action>
  <action name="actionBox_2">
   <property name="text">
    <string>Box</string>
   </property>
  </action>
  <action name="actionEight_2">
   <property name="text">
    <string>Eight</string>
   </property>
  </action>
  <action name="actionTen_2">
   <property name="text">
    <string>Ten</string>
   </property>
  </action>
  <action name="actionMF9">
   <property name="text">
    <string>MF9</string>
   </property>
  </action>
  <action name="actionMF5">
   <property name="text">
    <string>MF5</string>
   </property>
  </action>
  <action name="actionIdeal_Low_Pass_Filter">
   <property name="text">
    <string>Ideal Low Pass Filter</string>
   </property>
  </action>
  <action name="actionButter_Worth_LP_Filter">
   <property name="text">
    <string>Butter Worth LP Filter</string>
   </property>
  </action>
  <action name="actionIdeal_High_Pass_Filter">
   <property name="text">
    <string>Ideal High Pass Filter</string>
   </property>
  </action>
  <action name="actionButter_Worth_HP_Filter">
   <property name="text">
    <string>Butter Worth HP Filter</string>
   </property>
  </action>
  <action name="actionL4">
   <property name="text">
    <string>L4</string>
   </property>
  </action>
  <action name="actionL8">
   <property name="text">
    <string>L8</string>
   </property>
  </action>
  <action name="actionPrewitt">
   <property name="text">
    <string>Prewitt</string>
   </property>
  </action>
  <action name="actionIsotropic">
   <property name="text">
    <string>Isotropic</string>
   </property>
  </action>
  <action name="actionSobel">
   <property name="text">
    <string>Sobel</string>
   </property>
  </action>
  <action name="actionGradiant">
   <property name="text">
    <string>Gradiant</string>
   </property>
  </action>
  <action name="actionRoberts">
   <property name="text">
    <string>Roberts</string>
   </property>
  </action>
  <action name="actionSobel_In_ED">
   <property name="text">
    <string>Sobel In ED</string>
   </property>
  </action>
  <action name="actionLaplace8">
   <property name="text">
    <string>Laplace8</string>
   </property>
  </action>
  <action name="actionLinearity">
   <property name="text">
    <string>Linearity</string>
   </property>
  </action>
 </widget>
 <layoutdefault spacing="6" margin="11"/>
 <resources>
  <include location="image.qrc"/>
 </resources>
 <connections/>
</ui>
